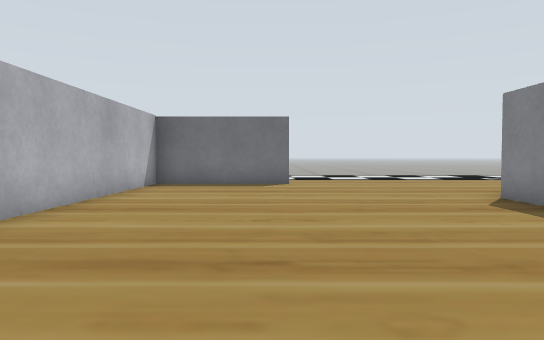
View 1 (above)

20 first-person views from a walk through a world built for the Gazebo simulator. The camera is 0.08 m above the floor, tilts 2° down and sees 70° across. The floor is counted in squares, 0.1 m on a side. Each view is taken from the middle of a square. On the plan, view 1 faces up. The plan holds only what a view shows up to about 12 squares ahead; the rest is blank. Some surface patterns are stand-ins.

View 2
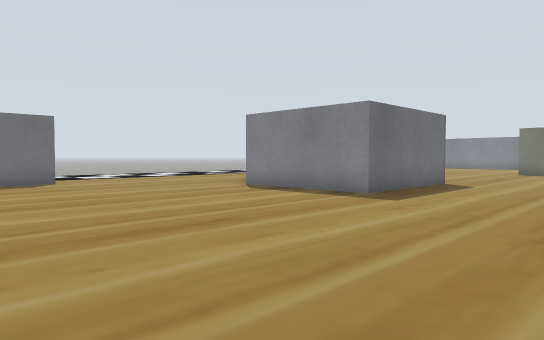

View 3
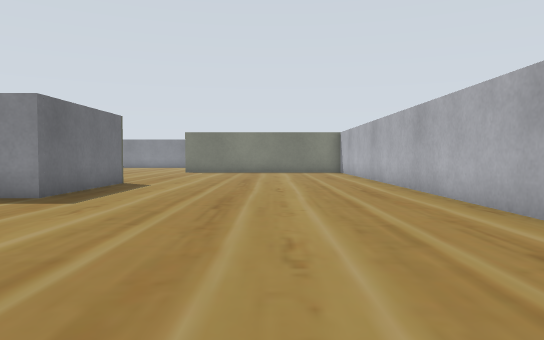

View 4
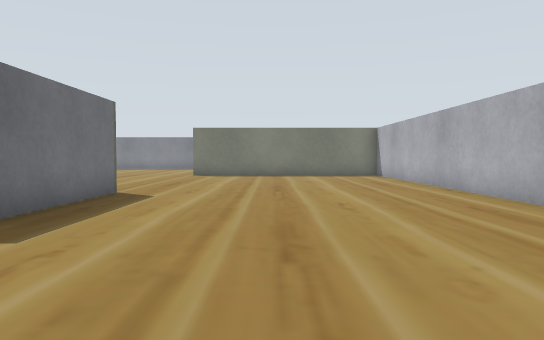

View 5
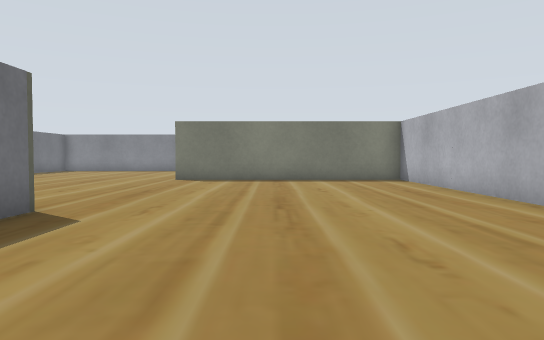

View 6
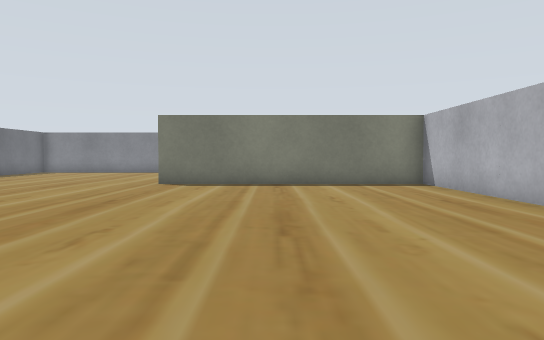

View 7
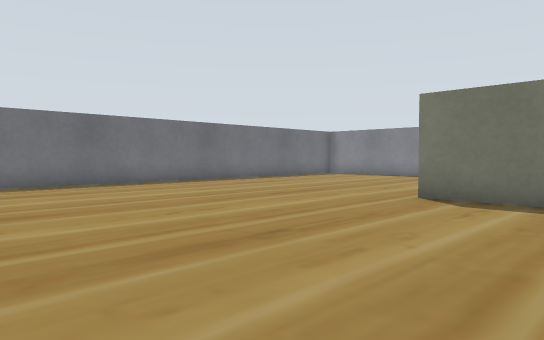

View 8
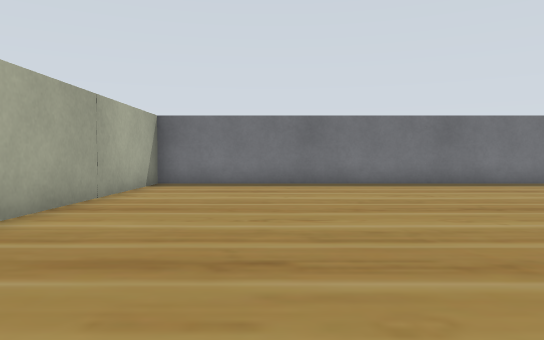

View 9
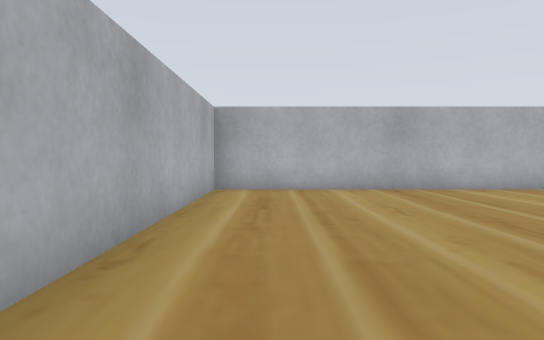

View 10
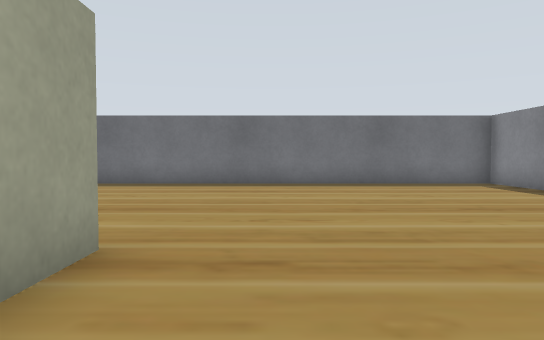

View 11
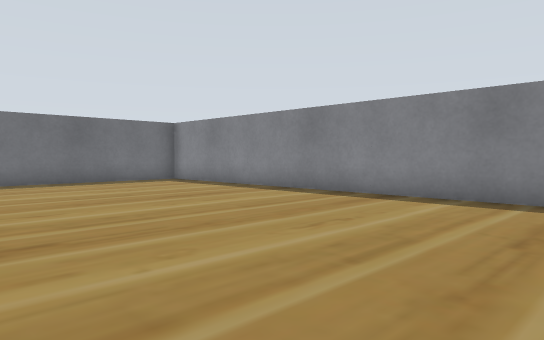

View 12
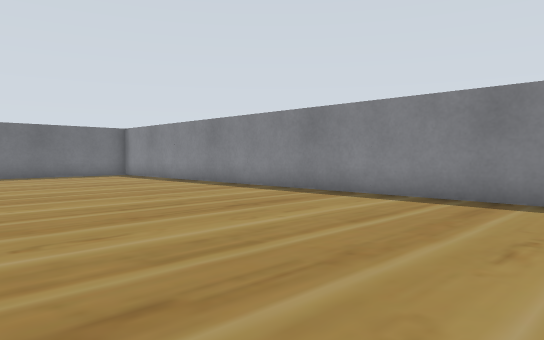

View 13
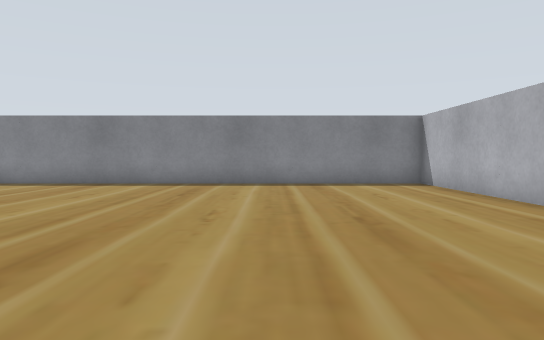

View 14
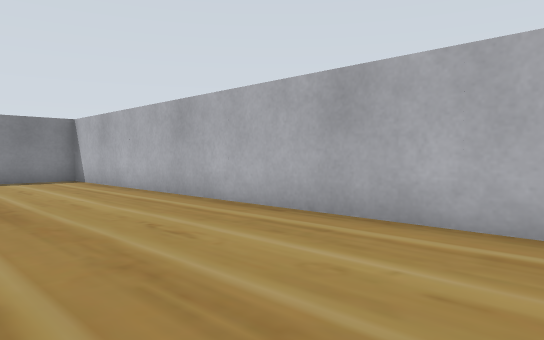

View 15
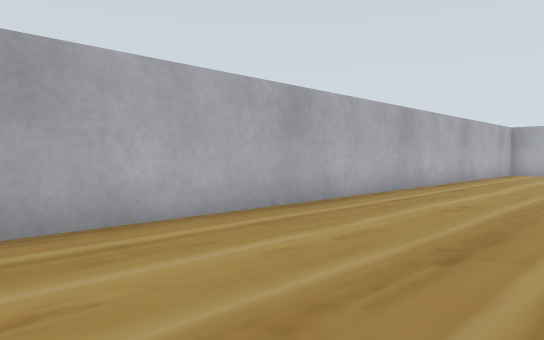

View 16
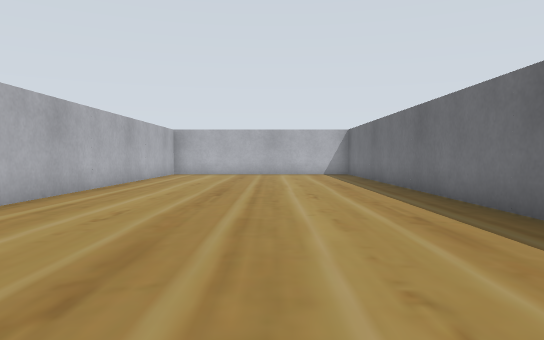

View 17
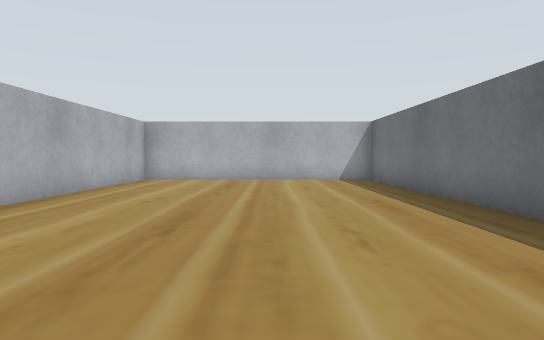

View 18
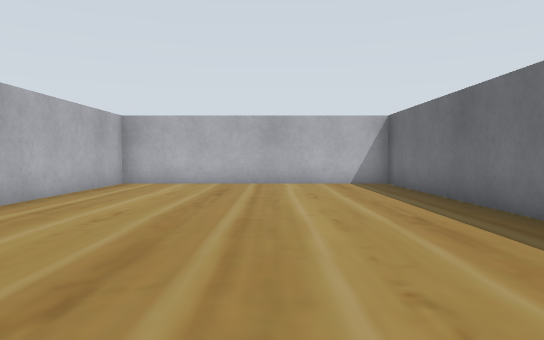

View 19
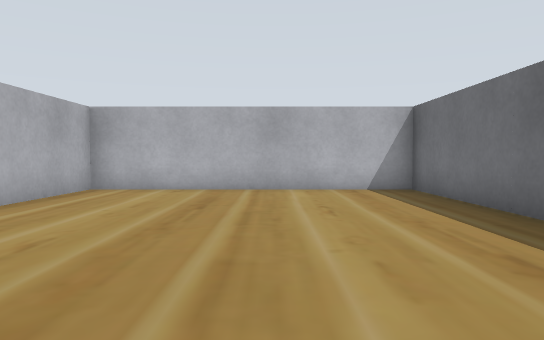

View 20
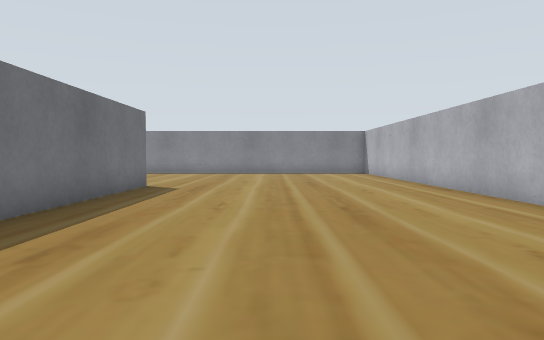

### Floor plan
Points are (right, up) in squares from view 1. A wall is a line through its corners. A room is listed if a view was taken in it or the views show most of it. See-through windows are left out.
Room 1 (views 1, 2, 3, 4, 5, 6, 7, 8, 9)
walls: (8.8, 3.5) (4.4, 3.5) (4.4, 7.5); (0.6, 11.4) (-3.4, 11.4) (-3.4, -5); (-3.5, -4.4) (16.3, -4.4) (16.3, 3.4); (16.5, 11.4) (8.6, 11.4) (8.6, 4.8)
ways out: opening at (16, 7) to room 2; opening at (3.5, 11)
Room 2 (views 10, 11, 12, 13, 14, 15, 16, 17, 18, 19, 20)
walls: (16.5, -4.6) (10.7, -4.6); (9.2, -4.6) (-3.5, -4.6); (16.5, 3.4) (16.5, 2); (-3.4, -5) (-3.4, -12.4) (24.4, -12.4) (24.4, 11.4) (16.5, 11.4)
ways out: opening at (16, 7) to room 1

Positions as (right, up) in squares from view 1, and headings:
1: (0, 0), facing up
2: (-3, -1), facing up-right
3: (-3, -1), facing right
4: (0, 0), facing right
5: (3, 0), facing right
6: (5, 0), facing right
7: (9, 0), facing up-right
8: (12, 0), facing up
9: (6, -3), facing left
10: (18, 0), facing up
11: (17, -1), facing up-right
12: (17, -5), facing up-right
13: (13, -8), facing right
14: (11, -8), facing down-right
15: (15, -8), facing down-left
16: (14, -8), facing left
17: (10, -8), facing left
18: (8, -8), facing left
19: (6, -8), facing left
20: (6, -8), facing right
